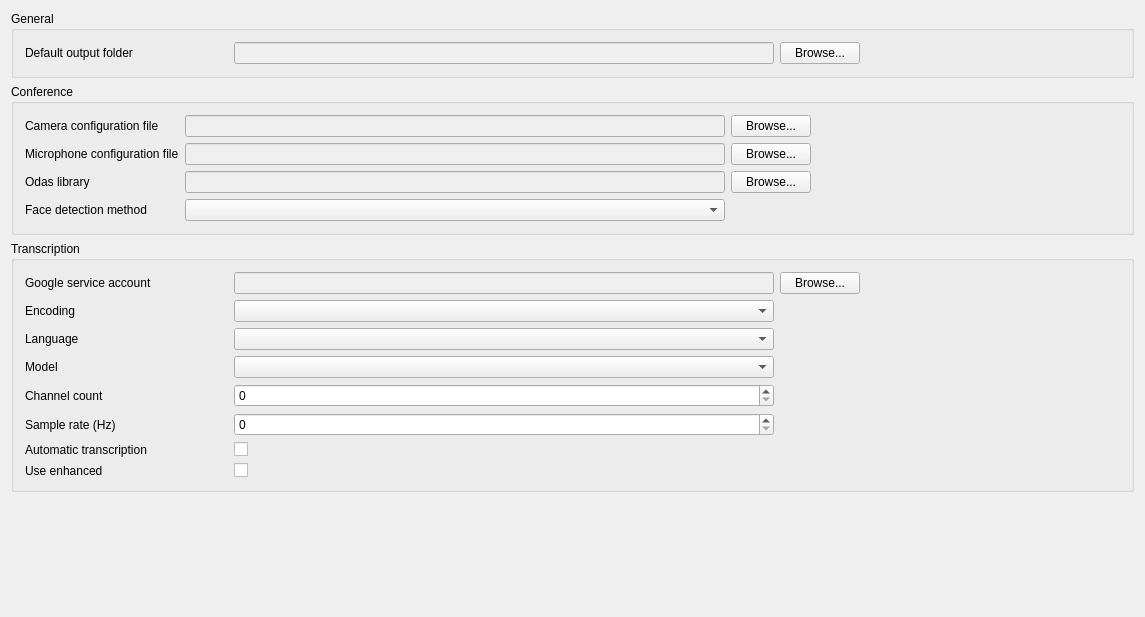
<?xml version="1.0" encoding="UTF-8"?>
<ui version="4.0">
 <class>Settings</class>
 <widget class="QWidget" name="Settings">
  <property name="geometry">
   <rect>
    <x>0</x>
    <y>0</y>
    <width>1145</width>
    <height>617</height>
   </rect>
  </property>
  <property name="windowTitle">
   <string>Settings</string>
  </property>
  <layout class="QGridLayout" name="gridLayout" rowstretch="0,0,0,0">
   <item row="2" column="0">
    <widget class="QGroupBox" name="groupBox_5">
     <property name="title">
      <string>Transcription</string>
     </property>
     <layout class="QGridLayout" name="gridLayout_7">
      <property name="horizontalSpacing">
       <number>6</number>
      </property>
      <item row="0" column="0" colspan="2">
       <widget class="QLabel" name="label_4">
        <property name="minimumSize">
         <size>
          <width>203</width>
          <height>0</height>
         </size>
        </property>
        <property name="text">
         <string>Google service account</string>
        </property>
       </widget>
      </item>
      <item row="0" column="2">
       <widget class="QLineEdit" name="serviceAccountPath">
        <property name="enabled">
         <bool>false</bool>
        </property>
        <property name="sizePolicy">
         <sizepolicy hsizetype="Preferred" vsizetype="Fixed">
          <horstretch>0</horstretch>
          <verstretch>0</verstretch>
         </sizepolicy>
        </property>
        <property name="minimumSize">
         <size>
          <width>540</width>
          <height>0</height>
         </size>
        </property>
       </widget>
      </item>
      <item row="8" column="2">
       <widget class="QCheckBox" name="enhancedCheckBox">
        <property name="text">
         <string/>
        </property>
       </widget>
      </item>
      <item row="7" column="0">
       <widget class="QLabel" name="label_7">
        <property name="text">
         <string>Automatic transcription</string>
        </property>
       </widget>
      </item>
      <item row="8" column="0">
       <widget class="QLabel" name="label_12">
        <property name="text">
         <string>Use enhanced</string>
        </property>
       </widget>
      </item>
      <item row="4" column="0">
       <widget class="QLabel" name="label_10">
        <property name="text">
         <string>Model</string>
        </property>
       </widget>
      </item>
      <item row="3" column="2">
       <widget class="QComboBox" name="languageComboBox"/>
      </item>
      <item row="7" column="2">
       <widget class="QCheckBox" name="autoTranscriptionCheckBox">
        <property name="text">
         <string/>
        </property>
       </widget>
      </item>
      <item row="4" column="2">
       <widget class="QComboBox" name="modelComboBox"/>
      </item>
      <item row="0" column="4">
       <spacer name="horizontalSpacer_2">
        <property name="orientation">
         <enum>Qt::Horizontal</enum>
        </property>
        <property name="sizeHint" stdset="0">
         <size>
          <width>40</width>
          <height>20</height>
         </size>
        </property>
       </spacer>
      </item>
      <item row="0" column="3">
       <widget class="QPushButton" name="btnBrowseServiceAccount">
        <property name="text">
         <string>Browse...</string>
        </property>
       </widget>
      </item>
      <item row="2" column="0">
       <widget class="QLabel" name="label_8">
        <property name="text">
         <string>Encoding</string>
        </property>
       </widget>
      </item>
      <item row="2" column="2">
       <widget class="QComboBox" name="encodingComboBox"/>
      </item>
      <item row="6" column="0">
       <widget class="QLabel" name="label_11">
        <property name="text">
         <string>Sample rate (Hz)</string>
        </property>
       </widget>
      </item>
      <item row="6" column="2">
       <widget class="QSpinBox" name="sampleRateSpinBox"/>
      </item>
      <item row="3" column="0">
       <widget class="QLabel" name="label_9">
        <property name="text">
         <string>Language</string>
        </property>
       </widget>
      </item>
      <item row="5" column="0">
       <widget class="QLabel" name="label_13">
        <property name="text">
         <string>Channel count</string>
        </property>
       </widget>
      </item>
      <item row="5" column="2">
       <widget class="QSpinBox" name="channelCountSpinBox"/>
      </item>
     </layout>
    </widget>
   </item>
   <item row="3" column="0">
    <spacer name="verticalSpacer">
     <property name="orientation">
      <enum>Qt::Vertical</enum>
     </property>
     <property name="sizeType">
      <enum>QSizePolicy::MinimumExpanding</enum>
     </property>
     <property name="sizeHint" stdset="0">
      <size>
       <width>20</width>
       <height>40</height>
      </size>
     </property>
    </spacer>
   </item>
   <item row="1" column="0">
    <widget class="QGroupBox" name="groupBox_4">
     <property name="title">
      <string>Conference</string>
     </property>
     <layout class="QGridLayout" name="gridLayout_6">
      <property name="horizontalSpacing">
       <number>6</number>
      </property>
      <item row="2" column="2">
       <widget class="QPushButton" name="btnBrowseOdas">
        <property name="text">
         <string>Browse...</string>
        </property>
       </widget>
      </item>
      <item row="3" column="0">
       <widget class="QLabel" name="label_6">
        <property name="text">
         <string>Face detection method</string>
        </property>
       </widget>
      </item>
      <item row="0" column="0">
       <widget class="QLabel" name="label_2">
        <property name="text">
         <string>Camera configuration file</string>
        </property>
       </widget>
      </item>
      <item row="2" column="1">
       <widget class="QLineEdit" name="odasPath">
        <property name="enabled">
         <bool>false</bool>
        </property>
        <property name="sizePolicy">
         <sizepolicy hsizetype="Preferred" vsizetype="Fixed">
          <horstretch>0</horstretch>
          <verstretch>0</verstretch>
         </sizepolicy>
        </property>
        <property name="minimumSize">
         <size>
          <width>253</width>
          <height>0</height>
         </size>
        </property>
        <property name="text">
         <string/>
        </property>
        <property name="alignment">
         <set>Qt::AlignLeading|Qt::AlignLeft|Qt::AlignVCenter</set>
        </property>
       </widget>
      </item>
      <item row="0" column="1">
       <widget class="QLineEdit" name="cameraConfigPath">
        <property name="enabled">
         <bool>false</bool>
        </property>
        <property name="sizePolicy">
         <sizepolicy hsizetype="Preferred" vsizetype="Fixed">
          <horstretch>0</horstretch>
          <verstretch>0</verstretch>
         </sizepolicy>
        </property>
        <property name="minimumSize">
         <size>
          <width>540</width>
          <height>0</height>
         </size>
        </property>
       </widget>
      </item>
      <item row="2" column="0">
       <widget class="QLabel" name="label">
        <property name="sizePolicy">
         <sizepolicy hsizetype="Minimum" vsizetype="Preferred">
          <horstretch>0</horstretch>
          <verstretch>0</verstretch>
         </sizepolicy>
        </property>
        <property name="text">
         <string>Odas library</string>
        </property>
       </widget>
      </item>
      <item row="1" column="1">
       <widget class="QLineEdit" name="micConfigPath">
        <property name="enabled">
         <bool>false</bool>
        </property>
        <property name="sizePolicy">
         <sizepolicy hsizetype="Preferred" vsizetype="Fixed">
          <horstretch>0</horstretch>
          <verstretch>0</verstretch>
         </sizepolicy>
        </property>
        <property name="minimumSize">
         <size>
          <width>253</width>
          <height>0</height>
         </size>
        </property>
       </widget>
      </item>
      <item row="1" column="0">
       <widget class="QLabel" name="label_3">
        <property name="sizePolicy">
         <sizepolicy hsizetype="Preferred" vsizetype="Preferred">
          <horstretch>0</horstretch>
          <verstretch>0</verstretch>
         </sizepolicy>
        </property>
        <property name="minimumSize">
         <size>
          <width>0</width>
          <height>0</height>
         </size>
        </property>
        <property name="text">
         <string>Microphone configuration file</string>
        </property>
       </widget>
      </item>
      <item row="1" column="2">
       <widget class="QPushButton" name="btnBrowseMicConfig">
        <property name="text">
         <string>Browse...</string>
        </property>
       </widget>
      </item>
      <item row="0" column="2">
       <widget class="QPushButton" name="btnBrowseCameraConfig">
        <property name="text">
         <string>Browse...</string>
        </property>
       </widget>
      </item>
      <item row="1" column="3">
       <spacer name="horizontalSpacer">
        <property name="orientation">
         <enum>Qt::Horizontal</enum>
        </property>
        <property name="sizeHint" stdset="0">
         <size>
          <width>40</width>
          <height>20</height>
         </size>
        </property>
       </spacer>
      </item>
      <item row="3" column="1">
       <widget class="QComboBox" name="cbFaceDetection">
        <property name="sizePolicy">
         <sizepolicy hsizetype="Preferred" vsizetype="Fixed">
          <horstretch>0</horstretch>
          <verstretch>0</verstretch>
         </sizepolicy>
        </property>
       </widget>
      </item>
     </layout>
    </widget>
   </item>
   <item row="0" column="0">
    <widget class="QGroupBox" name="groupBox_3">
     <property name="title">
      <string>General</string>
     </property>
     <layout class="QGridLayout" name="gridLayout_5">
      <item row="0" column="1">
       <widget class="QLineEdit" name="defaultOutputFolder">
        <property name="enabled">
         <bool>false</bool>
        </property>
        <property name="sizePolicy">
         <sizepolicy hsizetype="Preferred" vsizetype="Fixed">
          <horstretch>0</horstretch>
          <verstretch>0</verstretch>
         </sizepolicy>
        </property>
        <property name="minimumSize">
         <size>
          <width>540</width>
          <height>0</height>
         </size>
        </property>
       </widget>
      </item>
      <item row="0" column="2">
       <widget class="QPushButton" name="btnBrowseDefaultOutputFolder">
        <property name="text">
         <string>Browse...</string>
        </property>
       </widget>
      </item>
      <item row="0" column="0">
       <widget class="QLabel" name="label_5">
        <property name="minimumSize">
         <size>
          <width>203</width>
          <height>0</height>
         </size>
        </property>
        <property name="text">
         <string>Default output folder</string>
        </property>
       </widget>
      </item>
      <item row="0" column="3">
       <spacer name="horizontalSpacer_3">
        <property name="orientation">
         <enum>Qt::Horizontal</enum>
        </property>
        <property name="sizeHint" stdset="0">
         <size>
          <width>40</width>
          <height>20</height>
         </size>
        </property>
       </spacer>
      </item>
     </layout>
    </widget>
   </item>
  </layout>
 </widget>
 <layoutdefault spacing="6" margin="11"/>
 <resources/>
 <connections/>
</ui>
